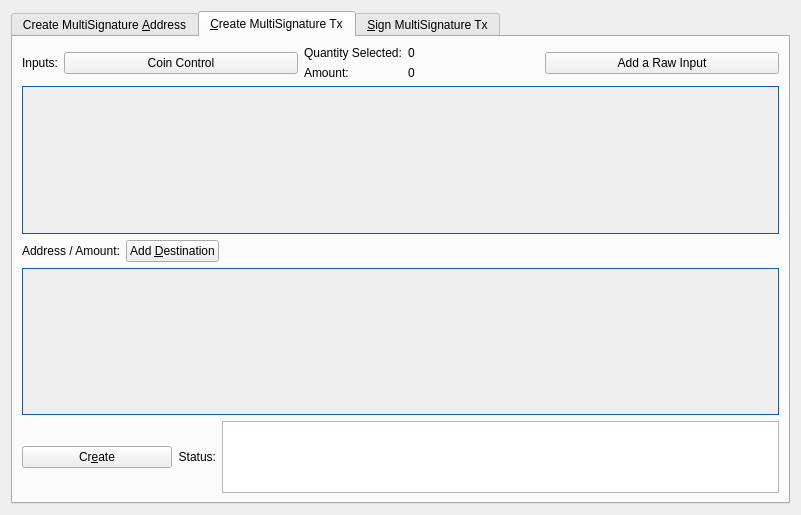
<?xml version="1.0" encoding="UTF-8"?>
<ui version="4.0">
 <class>MultisigDialog</class>
 <widget class="QDialog" name="MultisigDialog">
  <property name="geometry">
   <rect>
    <x>0</x>
    <y>0</y>
    <width>801</width>
    <height>515</height>
   </rect>
  </property>
  <property name="sizePolicy">
   <sizepolicy hsizetype="Fixed" vsizetype="Fixed">
    <horstretch>0</horstretch>
    <verstretch>0</verstretch>
   </sizepolicy>
  </property>
  <property name="windowTitle">
   <string>Multisignature Address Interactions</string>
  </property>
  <layout class="QVBoxLayout" name="verticalLayout_8">
   <item>
    <widget class="QTabWidget" name="multisigTabWidget">
     <property name="styleSheet">
      <string notr="true">QScrollArea{border: 1px solid #115bba;}</string>
     </property>
     <property name="currentIndex">
      <number>1</number>
     </property>
     <widget class="QWidget" name="addMultisigTab">
      <property name="sizePolicy">
       <sizepolicy hsizetype="Minimum" vsizetype="Minimum">
        <horstretch>0</horstretch>
        <verstretch>0</verstretch>
       </sizepolicy>
      </property>
      <attribute name="title">
       <string>Create MultiSignature &amp;Address</string>
      </attribute>
      <layout class="QVBoxLayout" name="verticalLayout">
       <item>
        <layout class="QHBoxLayout" name="enterMLayout">
         <item>
          <widget class="QSpinBox" name="enterMSpinbox">
           <property name="sizePolicy">
            <sizepolicy hsizetype="Fixed" vsizetype="Fixed">
             <horstretch>0</horstretch>
             <verstretch>0</verstretch>
            </sizepolicy>
           </property>
           <property name="toolTip">
            <string>How many people must sign to verify a transaction</string>
           </property>
           <property name="minimum">
            <number>1</number>
           </property>
           <property name="maximum">
            <number>15</number>
           </property>
           <property name="value">
            <number>1</number>
           </property>
          </widget>
         </item>
         <item>
          <widget class="QLabel" name="enterMLabel">
           <property name="text">
            <string>Enter the minimum number of signatures required to sign transactions</string>
           </property>
          </widget>
         </item>
        </layout>
       </item>
       <item>
        <layout class="QHBoxLayout" name="addressLabelLayout">
         <item>
          <widget class="QLabel" name="addressLableLabel">
           <property name="text">
            <string>Address Label:</string>
           </property>
          </widget>
         </item>
         <item>
          <widget class="QLineEdit" name="multisigAddressLabel"/>
         </item>
        </layout>
       </item>
       <item>
        <layout class="QHBoxLayout" name="addAddressLayout">
         <item>
          <widget class="QPushButton" name="addAddressButton">
           <property name="toolTip">
            <string>Add another address that could sign to verify a transaction from the multisig address.</string>
           </property>
           <property name="text">
            <string>&amp;Add Address / Key</string>
           </property>
           <property name="icon">
            <iconset resource="../giant.qrc">
             <normaloff>:/icons/add</normaloff>:/icons/add</iconset>
           </property>
           <property name="autoDefault">
            <bool>false</bool>
           </property>
          </widget>
         </item>
         <item>
          <widget class="QLabel" name="addAddressLabel">
           <property name="sizePolicy">
            <sizepolicy hsizetype="Preferred" vsizetype="Fixed">
             <horstretch>0</horstretch>
             <verstretch>0</verstretch>
            </sizepolicy>
           </property>
           <property name="text">
            <string>Local addresses or public keys that can sign:</string>
           </property>
          </widget>
         </item>
         <item>
          <spacer name="addAddressSpacer_2">
           <property name="orientation">
            <enum>Qt::Horizontal</enum>
           </property>
           <property name="sizeHint" stdset="0">
            <size>
             <width>40</width>
             <height>10</height>
            </size>
           </property>
          </spacer>
         </item>
        </layout>
       </item>
       <item>
        <widget class="QScrollArea" name="addAddressScrollArea">
         <property name="sizePolicy">
          <sizepolicy hsizetype="Preferred" vsizetype="Expanding">
           <horstretch>0</horstretch>
           <verstretch>0</verstretch>
          </sizepolicy>
         </property>
         <property name="widgetResizable">
          <bool>true</bool>
         </property>
         <widget class="QWidget" name="addAddressWidget">
          <property name="geometry">
           <rect>
            <x>0</x>
            <y>0</y>
            <width>759</width>
            <height>166</height>
           </rect>
          </property>
          <layout class="QVBoxLayout" name="verticalLayout_5">
           <item>
            <layout class="QVBoxLayout" name="addressList"/>
           </item>
           <item>
            <spacer name="verticalSpacer">
             <property name="orientation">
              <enum>Qt::Vertical</enum>
             </property>
             <property name="sizeHint" stdset="0">
              <size>
               <width>20</width>
               <height>40</height>
              </size>
             </property>
            </spacer>
           </item>
          </layout>
         </widget>
        </widget>
       </item>
       <item>
        <layout class="QHBoxLayout" name="addMultisigLayout">
         <item>
          <widget class="QPushButton" name="addMultisigButton">
           <property name="sizePolicy">
            <sizepolicy hsizetype="Preferred" vsizetype="Fixed">
             <horstretch>0</horstretch>
             <verstretch>0</verstretch>
            </sizepolicy>
           </property>
           <property name="toolTip">
            <string>Create a new multisig address</string>
           </property>
           <property name="toolTipDuration">
            <number>-3</number>
           </property>
           <property name="text">
            <string>C&amp;reate</string>
           </property>
           <property name="icon">
            <iconset resource="../giant.qrc">
             <normaloff>:/icons/filesave</normaloff>:/icons/filesave</iconset>
           </property>
           <property name="autoDefault">
            <bool>false</bool>
           </property>
          </widget>
         </item>
         <item>
          <widget class="QLabel" name="label">
           <property name="text">
            <string>Status:</string>
           </property>
          </widget>
         </item>
         <item>
          <widget class="QTextEdit" name="addMultisigStatus">
           <property name="sizePolicy">
            <sizepolicy hsizetype="Expanding" vsizetype="Fixed">
             <horstretch>0</horstretch>
             <verstretch>0</verstretch>
            </sizepolicy>
           </property>
           <property name="maximumSize">
            <size>
             <width>16777215</width>
             <height>75</height>
            </size>
           </property>
           <property name="readOnly">
            <bool>true</bool>
           </property>
           <property name="textInteractionFlags">
            <set>Qt::TextSelectableByKeyboard|Qt::TextSelectableByMouse</set>
           </property>
          </widget>
         </item>
        </layout>
       </item>
       <item>
        <widget class="QLabel" name="label_2">
         <property name="sizePolicy">
          <sizepolicy hsizetype="Preferred" vsizetype="Preferred">
           <horstretch>0</horstretch>
           <verstretch>0</verstretch>
          </sizepolicy>
         </property>
         <property name="text">
          <string>Use below to quickly import an address by its redeem. Don't forget to add a label before clicking import!
Keep in mind, the wallet will rescan the blockchain to find transactions containing the new address.
Please be patient after clicking import.</string>
         </property>
         <property name="scaledContents">
          <bool>false</bool>
         </property>
         <property name="wordWrap">
          <bool>true</bool>
         </property>
        </widget>
       </item>
       <item>
        <layout class="QHBoxLayout" name="importLayout">
         <item>
          <widget class="QPushButton" name="importAddressButton">
           <property name="sizePolicy">
            <sizepolicy hsizetype="Fixed" vsizetype="Fixed">
             <horstretch>0</horstretch>
             <verstretch>0</verstretch>
            </sizepolicy>
           </property>
           <property name="text">
            <string>&amp;Import Redeem</string>
           </property>
           <property name="icon">
            <iconset resource="../giant.qrc">
             <normaloff>:/icons/receiving_addresses</normaloff>:/icons/receiving_addresses</iconset>
           </property>
          </widget>
         </item>
         <item>
          <widget class="QLineEdit" name="importRedeem">
           <property name="sizePolicy">
            <sizepolicy hsizetype="Preferred" vsizetype="Fixed">
             <horstretch>0</horstretch>
             <verstretch>0</verstretch>
            </sizepolicy>
           </property>
          </widget>
         </item>
        </layout>
       </item>
      </layout>
     </widget>
     <widget class="QWidget" name="createTransactionTab">
      <attribute name="title">
       <string>&amp;Create MultiSignature Tx</string>
      </attribute>
      <layout class="QVBoxLayout" name="verticalLayout_3">
       <item>
        <layout class="QHBoxLayout" name="horizontalLayout_2">
         <item>
          <layout class="QVBoxLayout" name="createTxLayout">
           <item>
            <layout class="QHBoxLayout" name="addTxInputLayout">
             <item>
              <widget class="QLabel" name="addTxInputLabel">
               <property name="sizePolicy">
                <sizepolicy hsizetype="Fixed" vsizetype="Preferred">
                 <horstretch>0</horstretch>
                 <verstretch>0</verstretch>
                </sizepolicy>
               </property>
               <property name="text">
                <string>Inputs:</string>
               </property>
              </widget>
             </item>
             <item>
              <widget class="QPushButton" name="pushButtonCoinControl">
               <property name="sizePolicy">
                <sizepolicy hsizetype="Preferred" vsizetype="Fixed">
                 <horstretch>0</horstretch>
                 <verstretch>0</verstretch>
                </sizepolicy>
               </property>
               <property name="text">
                <string>Coin Control</string>
               </property>
              </widget>
             </item>
             <item>
              <layout class="QFormLayout" name="formLayout_2">
               <property name="rightMargin">
                <number>10</number>
               </property>
               <item row="0" column="0">
                <widget class="QLabel" name="labelQuantity">
                 <property name="text">
                  <string>Quantity Selected:</string>
                 </property>
                </widget>
               </item>
               <item row="0" column="1">
                <widget class="QLabel" name="labelQuantity_int">
                 <property name="text">
                  <string>0</string>
                 </property>
                </widget>
               </item>
               <item row="1" column="0">
                <widget class="QLabel" name="labelAmount">
                 <property name="text">
                  <string>Amount:</string>
                 </property>
                </widget>
               </item>
               <item row="1" column="1">
                <widget class="QLabel" name="labelAmount_int">
                 <property name="text">
                  <string>0</string>
                 </property>
                </widget>
               </item>
              </layout>
             </item>
             <item>
              <widget class="QPushButton" name="addInputButton">
               <property name="sizePolicy">
                <sizepolicy hsizetype="Preferred" vsizetype="Fixed">
                 <horstretch>0</horstretch>
                 <verstretch>0</verstretch>
                </sizepolicy>
               </property>
               <property name="toolTip">
                <string>Add an input to fund the outputs</string>
               </property>
               <property name="text">
                <string>Add a Raw Input</string>
               </property>
               <property name="icon">
                <iconset resource="../giant.qrc">
                 <normaloff>:/css/default</normaloff>:/css/default</iconset>
               </property>
              </widget>
             </item>
            </layout>
           </item>
           <item>
            <widget class="QScrollArea" name="txInputsScrollArea">
             <property name="sizePolicy">
              <sizepolicy hsizetype="Preferred" vsizetype="Expanding">
               <horstretch>0</horstretch>
               <verstretch>0</verstretch>
              </sizepolicy>
             </property>
             <property name="widgetResizable">
              <bool>true</bool>
             </property>
             <widget class="QWidget" name="txInputsWidget">
              <property name="geometry">
               <rect>
                <x>0</x>
                <y>0</y>
                <width>747</width>
                <height>131</height>
               </rect>
              </property>
              <layout class="QVBoxLayout" name="verticalLayout_7">
               <item>
                <layout class="QVBoxLayout" name="inputsList"/>
               </item>
               <item>
                <spacer name="txInputsSpacer">
                 <property name="orientation">
                  <enum>Qt::Vertical</enum>
                 </property>
                 <property name="sizeHint" stdset="0">
                  <size>
                   <width>20</width>
                   <height>80</height>
                  </size>
                 </property>
                </spacer>
               </item>
              </layout>
             </widget>
            </widget>
           </item>
           <item>
            <layout class="QHBoxLayout" name="addDestinationLayout">
             <item>
              <widget class="QLabel" name="addDestinationLabel">
               <property name="text">
                <string>Address / Amount:</string>
               </property>
              </widget>
             </item>
             <item>
              <widget class="QPushButton" name="addDestinationButton">
               <property name="sizePolicy">
                <sizepolicy hsizetype="Fixed" vsizetype="Fixed">
                 <horstretch>0</horstretch>
                 <verstretch>0</verstretch>
                </sizepolicy>
               </property>
               <property name="toolTip">
                <string>Add destinations to send GIC to</string>
               </property>
               <property name="text">
                <string>Add &amp;Destination</string>
               </property>
               <property name="icon">
                <iconset resource="../giant.qrc">
                 <normaloff>:/icons/add</normaloff>:/icons/add</iconset>
               </property>
              </widget>
             </item>
             <item>
              <spacer name="addDestinationHorizontalSpacer">
               <property name="orientation">
                <enum>Qt::Horizontal</enum>
               </property>
               <property name="sizeHint" stdset="0">
                <size>
                 <width>40</width>
                 <height>20</height>
                </size>
               </property>
              </spacer>
             </item>
            </layout>
           </item>
           <item>
            <widget class="QScrollArea" name="destionationsScrollArea">
             <property name="sizePolicy">
              <sizepolicy hsizetype="Expanding" vsizetype="Expanding">
               <horstretch>0</horstretch>
               <verstretch>0</verstretch>
              </sizepolicy>
             </property>
             <property name="widgetResizable">
              <bool>true</bool>
             </property>
             <widget class="QWidget" name="destinationsScrollAreaContents">
              <property name="geometry">
               <rect>
                <x>0</x>
                <y>0</y>
                <width>747</width>
                <height>130</height>
               </rect>
              </property>
              <layout class="QVBoxLayout" name="verticalLayout_11">
               <item>
                <layout class="QVBoxLayout" name="destinationsList"/>
               </item>
               <item>
                <spacer name="destinationsSpacer">
                 <property name="orientation">
                  <enum>Qt::Vertical</enum>
                 </property>
                 <property name="sizeHint" stdset="0">
                  <size>
                   <width>20</width>
                   <height>20</height>
                  </size>
                 </property>
                </spacer>
               </item>
              </layout>
             </widget>
            </widget>
           </item>
           <item>
            <layout class="QHBoxLayout" name="horizontalLayout_4">
             <item>
              <widget class="QPushButton" name="createButton">
               <property name="sizePolicy">
                <sizepolicy hsizetype="Fixed" vsizetype="Fixed">
                 <horstretch>0</horstretch>
                 <verstretch>0</verstretch>
                </sizepolicy>
               </property>
               <property name="minimumSize">
                <size>
                 <width>150</width>
                 <height>0</height>
                </size>
               </property>
               <property name="toolTip">
                <string>Create a transaction object using the given inputs to the given outputs</string>
               </property>
               <property name="text">
                <string>Cr&amp;eate</string>
               </property>
               <property name="icon">
                <iconset resource="../giant.qrc">
                 <normaloff>:/icons/export</normaloff>:/icons/export</iconset>
               </property>
               <property name="autoDefault">
                <bool>false</bool>
               </property>
               <property name="default">
                <bool>true</bool>
               </property>
              </widget>
             </item>
             <item>
              <widget class="QLabel" name="createButtonLabel">
               <property name="sizePolicy">
                <sizepolicy hsizetype="Fixed" vsizetype="Preferred">
                 <horstretch>0</horstretch>
                 <verstretch>0</verstretch>
                </sizepolicy>
               </property>
               <property name="text">
                <string>Status:</string>
               </property>
               <property name="alignment">
                <set>Qt::AlignRight|Qt::AlignTrailing|Qt::AlignVCenter</set>
               </property>
              </widget>
             </item>
             <item>
              <widget class="QTextEdit" name="createButtonStatus">
               <property name="sizePolicy">
                <sizepolicy hsizetype="Expanding" vsizetype="Minimum">
                 <horstretch>0</horstretch>
                 <verstretch>0</verstretch>
                </sizepolicy>
               </property>
               <property name="maximumSize">
                <size>
                 <width>16777215</width>
                 <height>16777215</height>
                </size>
               </property>
               <property name="sizeAdjustPolicy">
                <enum>QAbstractScrollArea::AdjustToContents</enum>
               </property>
               <property name="readOnly">
                <bool>true</bool>
               </property>
              </widget>
             </item>
            </layout>
           </item>
          </layout>
         </item>
         <item>
          <layout class="QHBoxLayout" name="horizontalLayout_3"/>
         </item>
        </layout>
       </item>
      </layout>
     </widget>
     <widget class="QWidget" name="signMultisigTransaction">
      <property name="styleSheet">
       <string notr="true">txScrollArea:{
	border: 1px solid #115bba;
}
keyScrollArea:{
	border: 1px solid #115bba;
}
txScrollArea:{
	border: 1px solid #115bba;
}</string>
      </property>
      <attribute name="title">
       <string>&amp;Sign MultiSignature Tx</string>
      </attribute>
      <layout class="QVBoxLayout" name="verticalLayout_4">
       <item>
        <layout class="QHBoxLayout" name="transactionHexLayout">
         <item>
          <widget class="QLabel" name="transactionHexLabel">
           <property name="text">
            <string>Transaction Hex:</string>
           </property>
          </widget>
         </item>
         <item>
          <widget class="QLineEdit" name="transactionHex">
           <property name="toolTip">
            <string/>
           </property>
          </widget>
         </item>
        </layout>
       </item>
       <item>
        <layout class="QHBoxLayout" name="horizontalLayout">
         <item>
          <layout class="QVBoxLayout" name="verticalLayout_2">
           <item>
            <layout class="QHBoxLayout" name="horizontalLayout_7">
             <item>
              <widget class="QPushButton" name="signButton">
               <property name="sizePolicy">
                <sizepolicy hsizetype="Preferred" vsizetype="Fixed">
                 <horstretch>0</horstretch>
                 <verstretch>0</verstretch>
                </sizepolicy>
               </property>
               <property name="minimumSize">
                <size>
                 <width>150</width>
                 <height>0</height>
                </size>
               </property>
               <property name="toolTip">
                <string>Sign the transaction from this wallet or from provided private keys</string>
               </property>
               <property name="text">
                <string>S&amp;ign</string>
               </property>
               <property name="icon">
                <iconset resource="../giant.qrc">
                 <normaloff>:/icons/edit</normaloff>:/icons/edit</iconset>
               </property>
               <property name="autoDefault">
                <bool>false</bool>
               </property>
               <property name="default">
                <bool>true</bool>
               </property>
              </widget>
             </item>
             <item>
              <widget class="QPushButton" name="commitButton">
               <property name="enabled">
                <bool>false</bool>
               </property>
               <property name="sizePolicy">
                <sizepolicy hsizetype="Preferred" vsizetype="Fixed">
                 <horstretch>0</horstretch>
                 <verstretch>0</verstretch>
                </sizepolicy>
               </property>
               <property name="toolTip">
                <string>&lt;html&gt;&lt;head/&gt;&lt;body&gt;&lt;p&gt;DISABLED until transaction has been signed enough times.&lt;/p&gt;&lt;/body&gt;&lt;/html&gt;</string>
               </property>
               <property name="autoFillBackground">
                <bool>false</bool>
               </property>
               <property name="text">
                <string>Co&amp;mmit</string>
               </property>
               <property name="icon">
                <iconset resource="../giant.qrc">
                 <normaloff>:/icons/send</normaloff>:/icons/send</iconset>
               </property>
               <property name="autoDefault">
                <bool>true</bool>
               </property>
              </widget>
             </item>
             <item>
              <layout class="QHBoxLayout" name="addPrivKeyLayout">
               <item>
                <widget class="QPushButton" name="addPrivKeyButton">
                 <property name="sizePolicy">
                  <sizepolicy hsizetype="Fixed" vsizetype="Fixed">
                   <horstretch>0</horstretch>
                   <verstretch>0</verstretch>
                  </sizepolicy>
                 </property>
                 <property name="toolTip">
                  <string>Add private keys to sign the transaction with</string>
                 </property>
                 <property name="text">
                  <string>Add Private &amp;Key</string>
                 </property>
                 <property name="icon">
                  <iconset resource="../giant.qrc">
                   <normaloff>:/icons/add</normaloff>:/icons/add</iconset>
                 </property>
                </widget>
               </item>
               <item>
                <widget class="QLabel" name="addPrivKeyLabel">
                 <property name="text">
                  <string>Sign with only private keys (Not Recommened)</string>
                 </property>
                </widget>
               </item>
              </layout>
             </item>
            </layout>
           </item>
           <item>
            <layout class="QHBoxLayout" name="horizontalLayout_5">
             <item>
              <widget class="QLabel" name="signButtonStatusLabel">
               <property name="text">
                <string>Status:</string>
               </property>
              </widget>
             </item>
             <item>
              <widget class="QTextEdit" name="signButtonStatus">
               <property name="sizePolicy">
                <sizepolicy hsizetype="Expanding" vsizetype="Preferred">
                 <horstretch>0</horstretch>
                 <verstretch>0</verstretch>
                </sizepolicy>
               </property>
               <property name="maximumSize">
                <size>
                 <width>16777215</width>
                 <height>16777215</height>
                </size>
               </property>
               <property name="verticalScrollBarPolicy">
                <enum>Qt::ScrollBarAsNeeded</enum>
               </property>
               <property name="readOnly">
                <bool>true</bool>
               </property>
               <property name="textInteractionFlags">
                <set>Qt::TextSelectableByKeyboard|Qt::TextSelectableByMouse</set>
               </property>
              </widget>
             </item>
            </layout>
           </item>
           <item>
            <widget class="QScrollArea" name="keyScrollArea">
             <property name="sizePolicy">
              <sizepolicy hsizetype="Expanding" vsizetype="Expanding">
               <horstretch>0</horstretch>
               <verstretch>0</verstretch>
              </sizepolicy>
             </property>
             <property name="sizeAdjustPolicy">
              <enum>QAbstractScrollArea::AdjustToContents</enum>
             </property>
             <property name="widgetResizable">
              <bool>true</bool>
             </property>
             <widget class="QWidget" name="keyScrollAreaContents">
              <property name="geometry">
               <rect>
                <x>0</x>
                <y>0</y>
                <width>755</width>
                <height>168</height>
               </rect>
              </property>
              <layout class="QVBoxLayout" name="verticalLayout_9">
               <item>
                <layout class="QVBoxLayout" name="keyList"/>
               </item>
               <item>
                <spacer name="keySpacer">
                 <property name="orientation">
                  <enum>Qt::Vertical</enum>
                 </property>
                 <property name="sizeHint" stdset="0">
                  <size>
                   <width>20</width>
                   <height>20</height>
                  </size>
                 </property>
                </spacer>
               </item>
              </layout>
             </widget>
            </widget>
           </item>
          </layout>
         </item>
        </layout>
       </item>
      </layout>
     </widget>
    </widget>
   </item>
  </layout>
 </widget>
 <resources>
  <include location="../giant.qrc"/>
 </resources>
 <connections/>
</ui>
